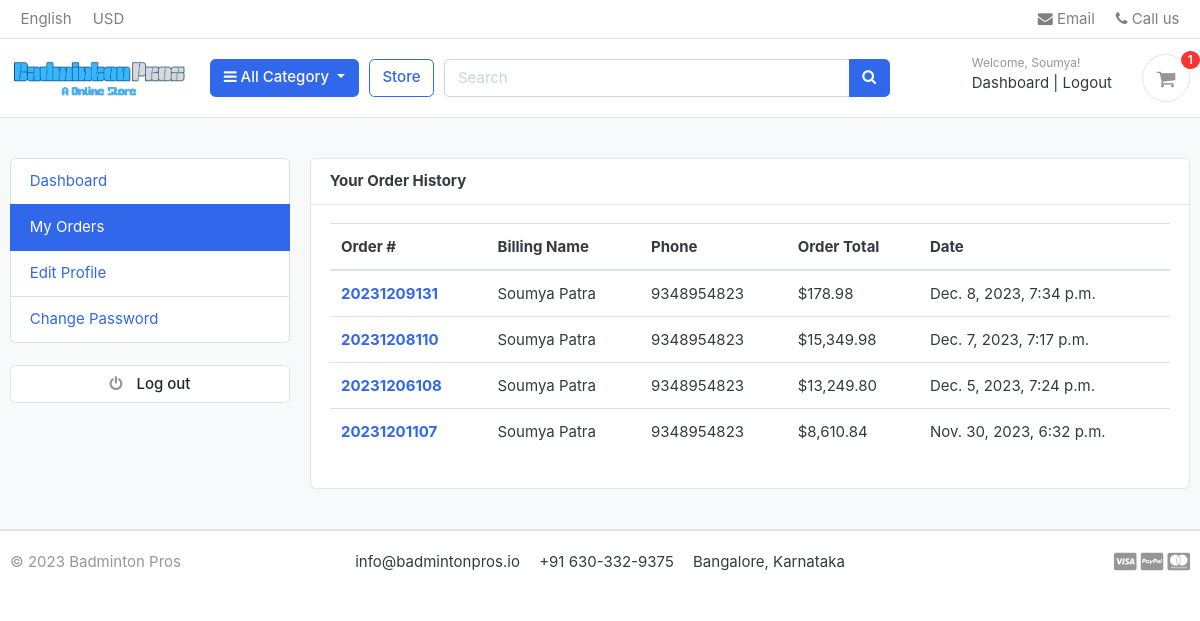
Page /accounts/my_orders/ (signed in) on the earlier database version.
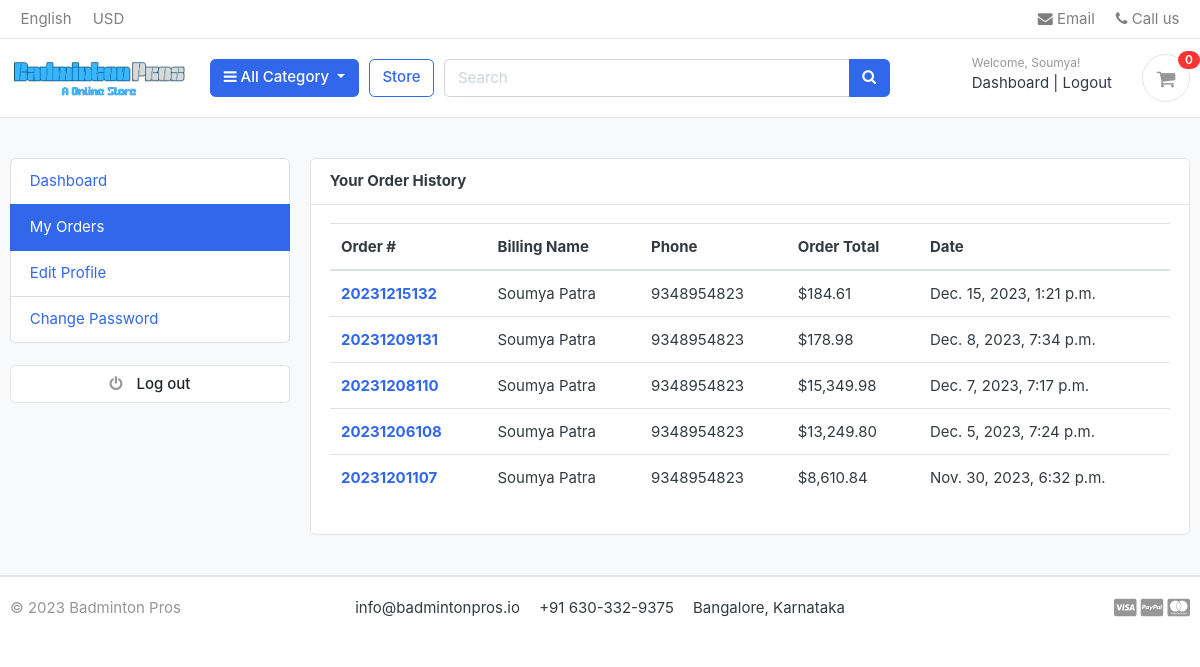
Same page on the later database version.
### orders/models.py (models this page shows, shortened)
class Order(models.Model):
    STATUS = (
        ('New', 'New'),
        ('Accepted', 'Accepted'),
        ('Completed', 'Completed'),
        ('Cancelled', 'Cancelled'),
    )
    user = models.ForeignKey(Account, on_delete=models.SET_NULL, null=True)
    payment = models.ForeignKey(Payment, on_delete=models.SET_NULL, blank=True, null=True)
    order_number = models.CharField(max_length=20)
    first_name = models.CharField(max_length=50)
    last_name = models.CharField(max_length=50)
    phone = models.CharField(max_length=15)
    email = models.EmailField(max_length=50)
    address_line_1 = models.CharField(max_length=1000)
    address_line_2 = models.CharField(max_length=50, blank=True)
    country = models.CharField(max_length=50)
    state = models.CharField(max_length=50)
    city = models.CharField(max_length=50)
    order_note = models.CharField(max_length=100, blank=True)
    order_total = models.FloatField()
    tax = models.FloatField()
    status = models.CharField(max_length=10, choices=STATUS, default="New")
    ip = models.CharField(max_length=20, blank=True)
    is_ordered = models.BooleanField(default=False)
    created_at = models.DateTimeField(auto_now_add=True)
    updated_at = models.DateTimeField(auto_now=True)
    def full_name(self):
        return f"{self.first_name} {self.last_name}"

### accounts/views.py (the view)
# urls.py: path("my_orders/", views.my_orders, name="my_orders"),
@login_required(login_url="login")
def my_orders(request):
    orders = Order.objects.filter(user=request.user, is_ordered=True).order_by("-created_at")
    context = {
        'orders': orders,
    }
    return render(request, "accounts/my_orders.html", context)

### carts/context_processors.py (called while the page is built)
def counter(request):
    cart_count = 0
    if 'admin' in request.path:
        return {}
    else:
        try:
            cart = Cart.objects.filter(cart_id=_cart_id(request))
            if request.user.is_authenticated:
                cart_items = CartItem.objects.all().filter(user=request.user)
            else:
                cart_items = CartItem.objects.all().filter(cart=cart[:1])
            for cart_item in cart_items:
                cart_count += cart_item.quantity
        except Cart.DoesNotExist:
            cart_count = 0
    return dict(cart_count=cart_count)

### carts/views.py (called while the page is built)
def _cart_id(request):
    cart = request.session.session_key
    if not cart:
        cart = request.session.create()
    return cart

### category/context_processors.py (called while the page is built)
def menu_links(request):
    links = Category.objects.all()
    return dict(links=links)

### category/models.py (called while the page is built)
    def get_url(self):
        return reverse('products_by_category', args=[self.slug])

### templates/accounts/my_orders.html (shortened to what this page needs)
{% extends 'base.html' %} {% load humanize %} {% block content %}
<section class="section-conten padding-y bg">
    <div class="container">
        <div class="row">
            {% include 'includes/dashboard_sidebar.html' %}
            <main class="col-md-9">
                <article class="card">
                    <header class="card-header">
                        <strong class="d-inline-block mr-3">Your Order History</strong>
                    </header>
                    <div class="card-body">
                        <div class="row">
                            <div class="col-md-12">
                                <table class="table table-hover">
                                    <thead>
                                        <tr>
                                            <th scope="col">Order #</th>
                                            <th scope="col">Billing Name</th>
                                            <th scope="col">Phone</th>
                                            <th scope="col">Order Total</th>
                                            <th scope="col">Date</th>
                                        </tr>
                                    </thead>
                                    <tbody>
                                        {% for order in orders %}
                                        <tr>
                                            <th scope="row"><a href="{% url 'order_detail' order.order_number %}">{{ order.order_number }}</a></th>
                                            <td>{{ order.full_name }}</td>
                                            <td>{{ order.phone }}</td>
                                            <td>${{ order.order_total|floatformat:2|intcomma }}</td>
                                            <td>{{ order.created_at }}</td>
                                        </tr>
                                        {% endfor %}
                                    </tbody>
                                </table>
                            </div>
                        </div>
                    </div>
                </article>
            </main>
        </div>
    </div>
</section>
{% endblock %}

### templates/includes/navbar.html (shortened to what this page needs)
{% load static %}
<header class="section-header">
	<nav class="navbar p-md-0 navbar-expand-sm navbar-light border-bottom">
		<div class="container">
			<div class="collapse navbar-collapse" id="navbarTop4">
				<ul class="navbar-nav mr-auto">
					<li class="nav-item dropdown">
						<a href="#" class="nav-link"> English </a>
					</li>
					<li class="nav-item dropdown">
						<a href="#" class="nav-link"> USD </a>
					</li>
				</ul>
				<ul class="navbar-nav">
					<li>
						<a href="#" class="nav-link">
							<i class="fa fa-envelope"></i> Email
						</a>
					</li>
					<li>
						<a href="#" class="nav-link">
							<i class="fa fa-phone"></i> Call us
						</a>
					</li>
				</ul>
			</div>
		</div>
	</nav>
	<section class="header-main border-bottom">
		<div class="container">
			<div class="row align-items-center">
				<div class="col-lg-2 col-md-3 col-6">
					<a href="{% url 'home' %}" class="brand-wrap">
						<img class="logo" src="{% static './images/logo.png' %}" />
					</a>
				</div>
				<div class="col-lg col-sm col-md col-6 flex-grow-0">
					<div class="category-wrap dropdown d-inline-block float-right">
						<button
							type="button"
							class="btn btn-primary dropdown-toggle"
							data-toggle="dropdown">
							<i class="fa fa-bars"></i> All Category
						</button>
					</div>
				</div>
				<a href="{% url 'store' %}" class="btn btn-outline-primary">Store</a>
				<div class="col-lg col-md-6 col-sm-12 col">
					<form action="{% url 'search' %}" class="search" method="post">
						<div class="input-group w-100">
							<input
								type="text"
								class="form-control"
								style="width: 60%"
								placeholder="Search"
								name="keyword" />
							<div class="input-group-append">
								<button class="btn btn-primary" type="submit">
									<i class="fa fa-search"></i>
								</button>
							</div>
						</div>
					</form>
				</div>
				<div class="col-lg-3 col-sm-6 col-8 order-2 order-lg-3">
					<div class="d-flex justify-content-end mb-3 mb-lg-0">
						{% if user.id is None %}
						<div class="widget-header">
							<small class="title text-muted">Welcome guest!</small>
							<div>
								<a href="{% url 'login' %}">Sign in</a>
								<span class="dark-transp"> | </span>
								<a href="{% url 'register' %}"> Register</a>
							</div>
						</div>
						{% else %}
						<div class="widget-header">
							<small class="title text-muted">Welcome, {{ user.first_name|title }}!</small>
							<div>
								<a href="{% url 'dashboard' %}">Dashboard</a>
								<span class="dark-transp"> | </span>
								<a href="{% url 'logout' %}"> Logout</a>
							</div>
						</div>
						{% endif %}
						<a href="{% url 'cart' %}" class="widget-header pl-3 ml-3">
							<div class="icon icon-sm rounded-circle border">
								<i class="fa fa-shopping-cart"></i>
							</div>
							<span class="badge badge-pill badge-danger notify">{{ cart_count }}</span>
						</a>
					</div>
				</div>
			</div>
		</div>
	</section>
</header>

Differences in the rows shown:
added Order: order_number "20231215132", full_name "Soumya Patra", phone "9348954823", order_total "184.61", created_at "Dec. 15, 2023, 1:21 p.m."
Other differences:
{{ cart_count }}: "1" → "0"
